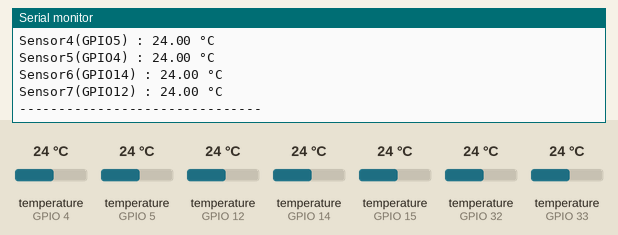
Recording of a sketch running on a simulated ESP32. Shown: the last lines printed to the serial monitor. The inputs (shaded band) are chosen by the test bench; at power-on: temperature (sensors on GPIO 4, GPIO 5, GPIO 12, GPIO 14, GPIO 15, GPIO 32, GPIO 33) 24 °C.

Above: at 8.9 s.
9.0 s: temperature (sensor on GPIO 4) set to 12 °C
16.7 s: temperature (sensor on GPIO 5) set to 12 °C
24.4 s: temperature (sensor on GPIO 12) set to 12 °C
At 28.9 s:
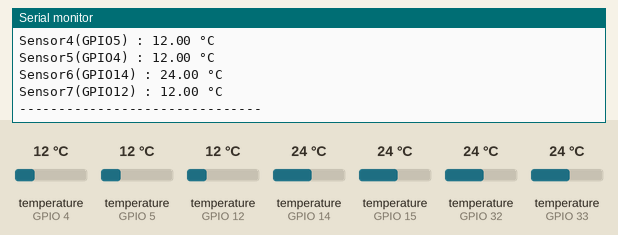
32.1 s: temperature (sensor on GPIO 14) set to 12 °C
At 36.3 s:
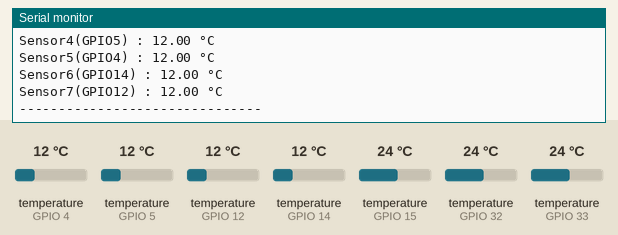
39.8 s: temperature (sensor on GPIO 15) set to 12 °C
47.5 s: temperature (sensor on GPIO 32) set to 12 °C
Timing chart, 0 to 50.5 s (numbered marks = the images above; inputs shaded):
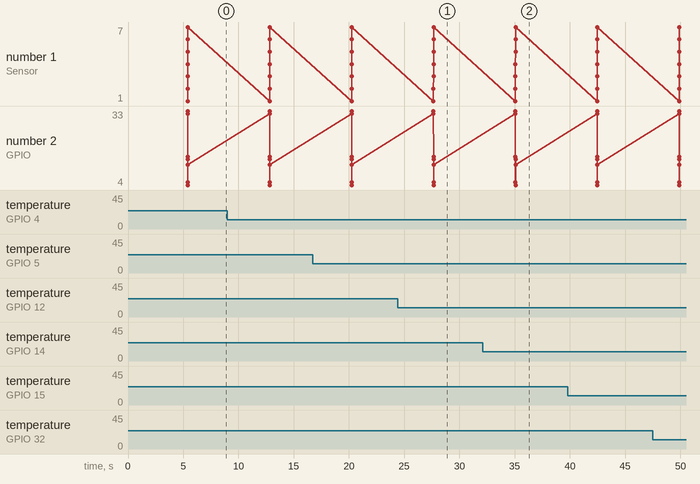

Measured:
- after the input at 24.4 s, the serial monitor: prints a new line after 3.3 s (image 1)
- after the input at 32.1 s, the serial monitor: prints a new line after 3.0 s (image 2)

The sketch:

eps32_data_logger.ino
```cpp
#include <OneWire.h>

#define PIN1 32
#define PIN2 33
#define PIN3 15
#define PIN4 5
#define PIN5 4
#define PIN6 14
#define PIN7 12

#define LOW_ALARM 20
#define HIGH_ALARM 25

OneWire ds1(PIN1);
OneWire ds2(PIN2);
OneWire ds3(PIN3);
OneWire ds4(PIN4);
OneWire ds5(PIN5);
OneWire ds6(PIN6);
OneWire ds7(PIN7);

void setup() {
    Serial.begin(115200);

    pinMode(PIN1, INPUT_PULLUP);
    pinMode(PIN2, INPUT_PULLUP);
    pinMode(PIN3, INPUT_PULLUP);
    pinMode(PIN4, INPUT_PULLUP);
    pinMode(PIN5, INPUT_PULLUP);
    pinMode(PIN6, INPUT_PULLUP);
    pinMode(PIN7, INPUT_PULLUP);

    Serial.println("===== 7x DS18B20 System Started =====");
}

// Read DS18B20 Temperature
float readDS18B20(OneWire &ds) {

    byte data[9];
    byte addr[8];

    if (!ds.search(addr)) {
        ds.reset_search();
        return -1000;
    }

    if (OneWire::crc8(addr, 7) != addr[7]) {
        return -2000;
    }

    // Start temperature conversion
    ds.reset();
    ds.select(addr);
    ds.write(0x44, 1);

    delay(750);

    // Read scratchpad
    ds.reset();
    ds.select(addr);
    ds.write(0xBE);

    for (int i = 0; i < 9; i++) {
        data[i] = ds.read();
    }

    int16_t raw = (data[1] << 8) | data[0];
    float temp = (float)raw / 16.0;

    ds.reset_search();

    return temp;
}

// Print temperature
void printSensor(const char *name, float temp) {

    if (temp < -100) {
        Serial.print(name);
        Serial.println(" : ERROR");
        return;
    }

    Serial.print(name);
    Serial.print(" : ");
    Serial.print(temp);
    Serial.print(" °C");

    if (temp < LOW_ALARM || temp > HIGH_ALARM) {
        // Alarm condition
    }

    Serial.println();
}

void loop() {

    float t1 = readDS18B20(ds1);
    float t2 = readDS18B20(ds2);
    float t3 = readDS18B20(ds3);
    float t4 = readDS18B20(ds4);
    float t5 = readDS18B20(ds5);
    float t6 = readDS18B20(ds6);
    float t7 = readDS18B20(ds7);

    Serial.println("\n----- Temperature Readings -----");

    printSensor("Sensor1(GPIO32)", t1);
    printSensor("Sensor2(GPIO33)", t2);
    printSensor("Sensor3(GPIO15)", t3);
    printSensor("Sensor4(GPIO5)", t4);
    printSensor("Sensor5(GPIO4)", t5);
    printSensor("Sensor6(GPIO14)", t6);
    printSensor("Sensor7(GPIO12)", t7);

    Serial.println("-------------------------------");

    delay(2000);
}
```
